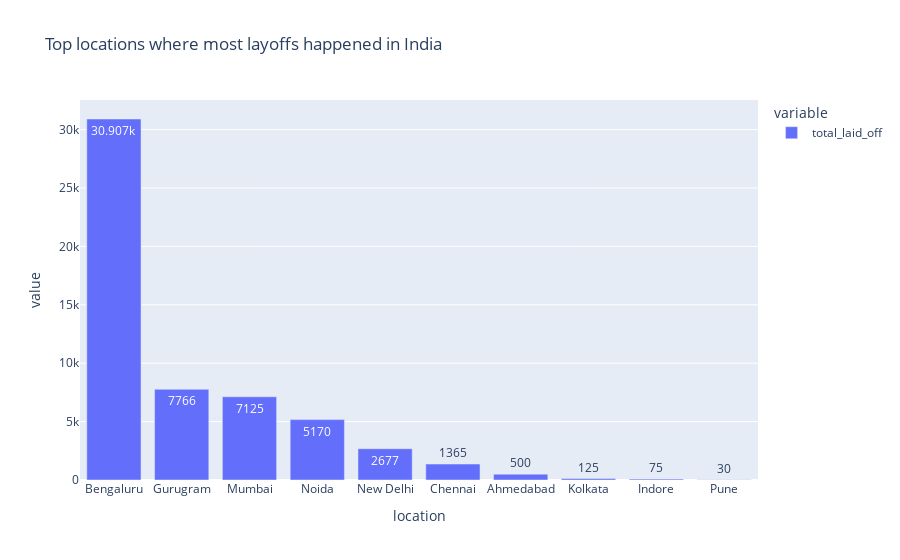

Notebook code for this chart:
### Markdown cell above
## Top 10 locations where most layoffs happened in India

### Code cell
px.bar(df[df.country == "India"].groupby(['location']).sum().sort_values(['total_laid_off'],ascending=False).iloc[:10,:1], text_auto=True,title='Top locations where most layoffs happened in India')

### Figure 1 — Plotly figure (JSON) as saved in the notebook; plotly's stock layout.template omitted (floating-point values rounded to 4 significant figures)
{"data": [{"alignmentgroup": "True", "hovertemplate": "variable=total_laid_off<br>location=%{x}<br>value=%{y}<extra></extra>", "legendgroup": "total_laid_off", "marker": {"color": "#636efa", "pattern": {"shape": ""}}, "name": "total_laid_off", "offsetgroup": "total_laid_off", "orientation": "v", "showlegend": true, "textposition": "auto", "texttemplate": "%{y}", "type": "bar", "x": ["Bengaluru", "Gurugram", "Mumbai", "Noida", "New Delhi", "Chennai", "Ahmedabad", "Kolkata", "Indore", "Pune"], "xaxis": "x", "y": [30907, 7766, 7125, 5170, 2677, 1365, 500, 125, 75, 30], "yaxis": "y"}], "layout": {"barmode": "relative", "legend": {"title": {"text": "variable"}, "tracegroupgap": 0}, "title": {"text": "Top locations where most layoffs happened in India"}, "xaxis": {"anchor": "y", "domain": [0, 1], "title": {"text": "location"}}, "yaxis": {"anchor": "x", "domain": [0, 1], "title": {"text": "value"}}}}
